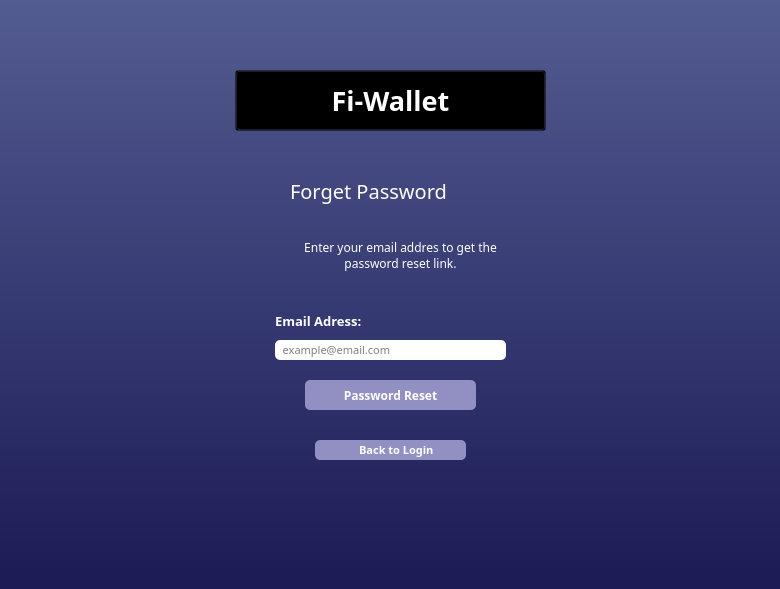
<?xml version="1.0" encoding="UTF-8"?>
<ui version="4.0">
 <class>en_main_widget</class>
 <widget class="QMainWindow" name="en_main_widget">
  <property name="geometry">
   <rect>
    <x>0</x>
    <y>0</y>
    <width>780</width>
    <height>589</height>
   </rect>
  </property>
  <property name="minimumSize">
   <size>
    <width>780</width>
    <height>589</height>
   </size>
  </property>
  <property name="maximumSize">
   <size>
    <width>780</width>
    <height>589</height>
   </size>
  </property>
  <property name="windowTitle">
   <string>MainWindow</string>
  </property>
  <widget class="QWidget" name="merkez_widget">
   <widget class="QWidget" name="normal_widget" native="true">
    <property name="geometry">
     <rect>
      <x>0</x>
      <y>0</y>
      <width>780</width>
      <height>590</height>
     </rect>
    </property>
    <property name="styleSheet">
     <string notr="true">background-color: qlineargradient(spread:reflect, x1:1, y1:0, x2:1, y2:1, stop:0 rgba(83, 92, 145, 255), stop:1 rgba(27, 26, 85, 255));</string>
    </property>
    <widget class="QPushButton" name="logo">
     <property name="geometry">
      <rect>
       <x>235</x>
       <y>70</y>
       <width>311</width>
       <height>61</height>
      </rect>
     </property>
     <property name="font">
      <font>
       <family>Poppins</family>
       <pointsize>20</pointsize>
       <weight>75</weight>
       <italic>false</italic>
       <bold>true</bold>
      </font>
     </property>
     <property name="styleSheet">
      <string notr="true">background-color:transparent;
color:white;
</string>
     </property>
     <property name="text">
      <string>Fi-Wallet</string>
     </property>
     <property name="icon">
      <iconset resource="Register.qrc">
       <normaloff>:/img/img/Fewallet.svg</normaloff>:/img/img/Fewallet.svg</iconset>
     </property>
     <property name="iconSize">
      <size>
       <width>150</width>
       <height>150</height>
      </size>
     </property>
    </widget>
    <widget class="QLabel" name="forget_widget">
     <property name="geometry">
      <rect>
       <x>290</x>
       <y>170</y>
       <width>211</width>
       <height>41</height>
      </rect>
     </property>
     <property name="font">
      <font>
       <family>Poppins</family>
       <pointsize>15</pointsize>
       <weight>50</weight>
       <italic>false</italic>
       <bold>false</bold>
      </font>
     </property>
     <property name="styleSheet">
      <string notr="true">background-color:transparent;
color:white;</string>
     </property>
     <property name="text">
      <string>Forget Password</string>
     </property>
    </widget>
    <widget class="QLabel" name="enter_email">
     <property name="geometry">
      <rect>
       <x>225</x>
       <y>210</y>
       <width>351</width>
       <height>91</height>
      </rect>
     </property>
     <property name="font">
      <font>
       <family>Poppins</family>
       <pointsize>9</pointsize>
       <weight>50</weight>
       <italic>false</italic>
       <bold>false</bold>
      </font>
     </property>
     <property name="styleSheet">
      <string notr="true">background-color:transparent;
color:white;
</string>
     </property>
     <property name="text">
      <string>Enter your email addres to get the
password reset link.</string>
     </property>
     <property name="alignment">
      <set>Qt::AlignCenter</set>
     </property>
    </widget>
    <widget class="QLabel" name="email_adress">
     <property name="geometry">
      <rect>
       <x>275</x>
       <y>310</y>
       <width>141</width>
       <height>21</height>
      </rect>
     </property>
     <property name="font">
      <font>
       <family>Poppins</family>
       <pointsize>10</pointsize>
       <weight>75</weight>
       <italic>false</italic>
       <bold>true</bold>
      </font>
     </property>
     <property name="styleSheet">
      <string notr="true">background-color:transparent;
color:white;</string>
     </property>
     <property name="text">
      <string>Email Adress:</string>
     </property>
    </widget>
    <widget class="QLineEdit" name="example">
     <property name="geometry">
      <rect>
       <x>275</x>
       <y>340</y>
       <width>231</width>
       <height>20</height>
      </rect>
     </property>
     <property name="font">
      <font>
       <family>Poppins</family>
       <pointsize>8</pointsize>
       <weight>50</weight>
       <bold>false</bold>
      </font>
     </property>
     <property name="styleSheet">
      <string notr="true">background-color:white;
border-radius:5px;
</string>
     </property>
     <property name="text">
      <string/>
     </property>
     <property name="placeholderText">
      <string>  example@email.com</string>
     </property>
    </widget>
    <widget class="QPushButton" name="password_reset">
     <property name="geometry">
      <rect>
       <x>305</x>
       <y>380</y>
       <width>171</width>
       <height>30</height>
      </rect>
     </property>
     <property name="font">
      <font>
       <family>Poppins</family>
       <pointsize>9</pointsize>
       <weight>75</weight>
       <bold>true</bold>
      </font>
     </property>
     <property name="styleSheet">
      <string notr="true">background-color:#9290C3;
border-radius:5px;
color:white;
</string>
     </property>
     <property name="text">
      <string>Password Reset</string>
     </property>
    </widget>
    <widget class="QPushButton" name="back_login">
     <property name="geometry">
      <rect>
       <x>315</x>
       <y>440</y>
       <width>151</width>
       <height>20</height>
      </rect>
     </property>
     <property name="font">
      <font>
       <family>Poppins</family>
       <pointsize>8</pointsize>
       <weight>75</weight>
       <bold>true</bold>
      </font>
     </property>
     <property name="styleSheet">
      <string notr="true">background-color:#9290C3;
border-radius:5px;
color:white;</string>
     </property>
     <property name="text">
      <string>    Back to Login</string>
     </property>
     <property name="icon">
      <iconset resource="Register.qrc">
       <normaloff>:/yeniÖnek/img/external-link (1).svg</normaloff>:/yeniÖnek/img/external-link (1).svg</iconset>
     </property>
     <property name="iconSize">
      <size>
       <width>15</width>
       <height>15</height>
      </size>
     </property>
    </widget>
   </widget>
  </widget>
 </widget>
 <resources>
  <include location="Register.qrc"/>
 </resources>
 <connections/>
</ui>
